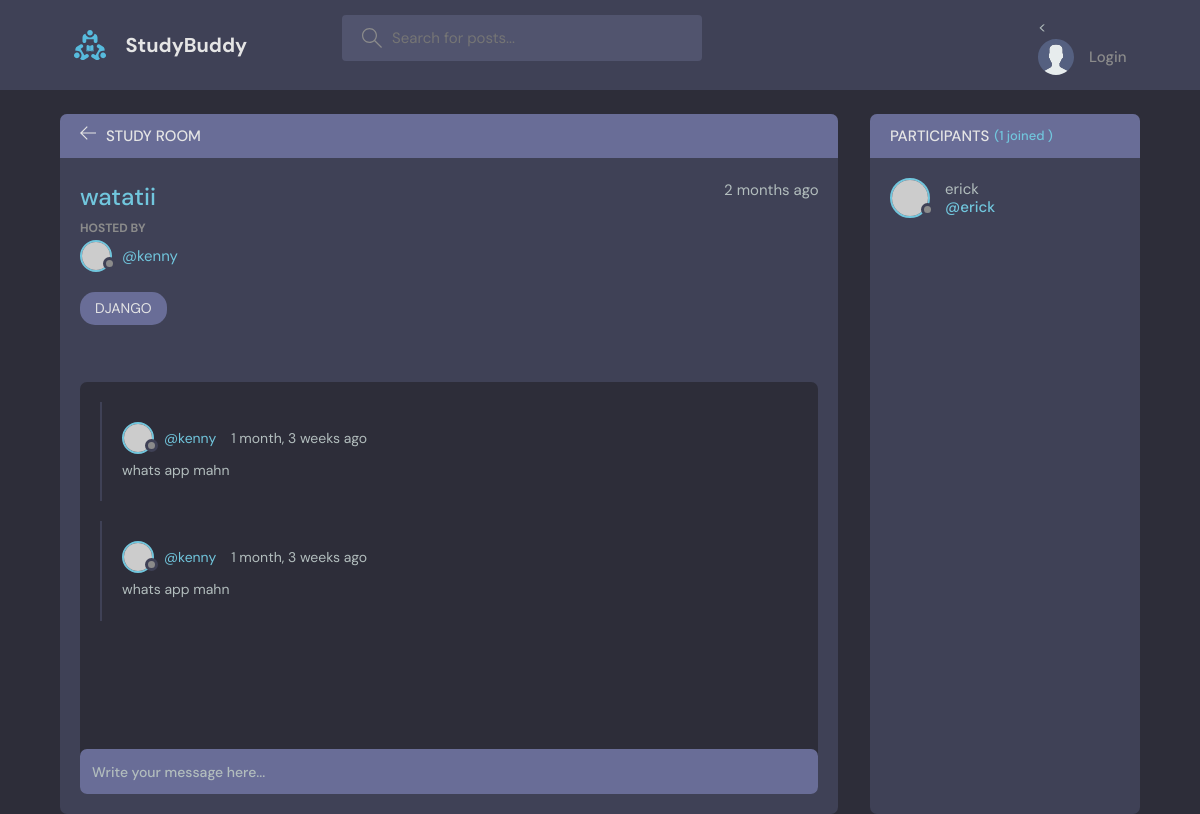
Page /room/6/ on the committed database.
### new_app/models.py (models this page shows, shortened)
class Room(models.Model):
    host = models.ForeignKey(User, on_delete=models.SET_NULL, null=True)
    topic = models.ForeignKey(Topic, on_delete=models.SET_NULL, null=True)
    name = models.CharField(max_length=200)
    description = models.TextField(null=True, blank=True)
    participants = models.ManyToManyField(User,related_name='participants', blank=True)
    updated = models.DateTimeField(auto_now=True)
    created = models.DateTimeField(auto_now_add=True)
    class Meta:
        ordering = ['-updated', '-created']

class Topic(models.Model):
    name = models.CharField(max_length=200)
    def __str__(self):
        return self.name

class Messages(models.Model):
    user = models.ForeignKey(User, on_delete= models.CASCADE)
    room = models.ForeignKey(Room, on_delete=models.CASCADE)
    body = models.TextField()
    updated = models.DateTimeField(auto_now=True)
    created = models.DateTimeField(auto_now_add=True)
    class Meta:
        ordering = ['-updated', '-created']

### new_app/views.py (the view, shortened to what this page needs)
# urls.py: path('room/<str:pk>/', views.room, name='room'),
def room(request,pk):
    room = Room.objects.get(id=pk)
    room_messages = room.messages_set.all()
    participants = room.participants.all()
    context = {'room': room, 'room_messages': room_messages, 'participants': participants}
    return render(request, 'new_app/room.html', context)

### new_app/templates/new_app/room.html (shortened to what this page needs)
{% extends 'main.html' %}
{%block content%}
    <main class="profile-page layout layout--2">
      <div class="container">
        <div class="room">
          <div class="room__top">
            <div class="room__topLeft">
              <a href="{% url 'home' %}">
                <svg version="1.1" xmlns="http://www.w3.org/2000/svg" width="32" height="32" viewBox="0 0 32 32">
                  <title>arrow-left</title>
                  <path
                    d="M13.723 2.286l-13.723 13.714 13.719 13.714 1.616-1.611-10.96-10.96h27.625v-2.286h-27.625l10.965-10.965-1.616-1.607z"
                  ></path>
                </svg>
              </a>
              <h3>Study Room</h3>
            </div>
          </div>
          <div class="room__box scroll">
            <div class="room__header scroll">
              <div class="room__info">
                <h3>{{room.name}}</h3>
                <span>{{room.created| timesince}} ago</span>
              </div>
              <div class="room__hosted">
                <p>Hosted By</p>
                <a href="{% url 'user-profile' room.host.id %}" class="room__author">
                  <div class="avatar avatar--small">
                    <img src="https://randomuser.me/api/portraits/men/37.jpg" />
                  </div>
                  <span>@{{room.host.username}}</span>
                </a>
               </div>
              <span class="room__topics">{{room.topic}}</span>
            </div>
            <div class="room__conversation">
              <div class="threads scroll">
                {% for message in room_messages %}
                <div class="thread">
                  <div class="thread__top">
                    <div class="thread__author">
                      <a href="{% url 'user-profile' message.user.id %}" class="thread__authorInfo">
                        <div class="avatar avatar--small">
                          <img src="https://randomuser.me/api/portraits/men/37.jpg" />
                        </div>
                        <span>@{{message.user.username}}</span>
                      </a>
                      <span class="thread__date">{{message.created|timesince}} ago</span>
                    </div>
                  </div>
                  <div class="thread__details">
                    {{message.body}}
                  </div>
                </div>
                {%endfor%}
              </div>
            </div>
          </div>
          <div class="room__message">
            <form action="#"><input name="" placeholder="Write your message here..." /></form>
          </div>
        </div>
        <div class="participants">
          <h3 class="participants__top">Participants <span>({{participants.count}} joined )</span></h3>
          <div class="participants__list scroll">
            {% for user in participants %}
            <a href="{% url 'user-profile' user.id %}" class="participant">
              <div class="avatar avatar--medium">
                <img src="https://randomuser.me/api/portraits/men/37.jpg" />
              </div>
              <p>
                {{user.username}}
                <span>@{{user.username}}</span>
              </p>
            </a>
            {%endfor%}
          </div>
        </div>
      </div>
    </main>
{% endblock content %}

### rows in the picture
Room: name "watatii", created "2 months", host.username "kenny", topic "DJANGO"
Messages: user.username "kenny", created "1 month, 3 weeks", body "whats app mahn"
Messages: user.username "kenny", created "1 month, 3 weeks", body "whats app mahn"

### other values in the picture
{{ participants.count }} "1"
{{ user.username }} "erick"
